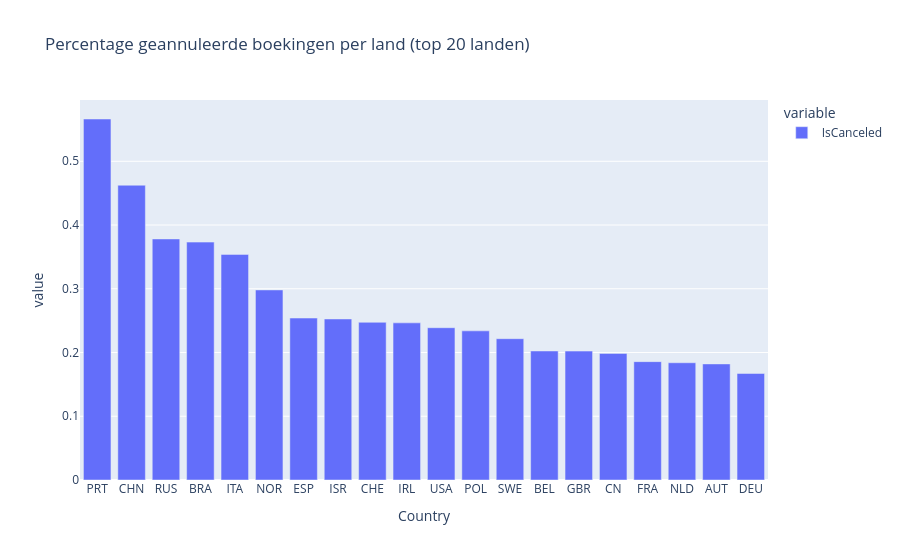

The code cell stored with this chart in its notebook:
### Markdown cell above
Het aantal boekingen per land toont vooral dat er veel Portugezen zijn. Om eerlijk te vergelijken kijken we naar het **percentage** annulaties per land.

### Code cell
cancel_rate_country = country_subset.groupby("Country")["IsCanceled"].mean().sort_values(ascending=False)
px.bar(cancel_rate_country, title="Percentage geannuleerde boekingen per land (top 20 landen)")

### Figure 1 — Plotly figure (JSON) as saved in the notebook; plotly's stock layout.template omitted (floating-point values rounded to 4 significant figures)
{"data": [{"hovertemplate": "variable=IsCanceled<br>Country=%{x}<br>value=%{y}<extra></extra>", "legendgroup": "IsCanceled", "marker": {"color": "#636efa", "pattern": {"shape": ""}}, "name": "IsCanceled", "orientation": "v", "showlegend": true, "textposition": "auto", "type": "bar", "x": ["PRT", "CHN", "RUS", "BRA", "ITA", "NOR", "ESP", "ISR", "CHE", "IRL", "USA", "POL", "SWE", "BEL", "GBR", "CN", "FRA", "NLD", "AUT", "DEU"], "xaxis": "x", "y": [0.5663, 0.4625, 0.3782, 0.3732, 0.354, 0.2982, 0.2541, 0.2526, 0.2474, 0.2465, 0.2389, 0.2339, 0.2217, 0.2024, 0.2022, 0.1986, 0.1857, 0.1839, 0.1821, 0.1671], "yaxis": "y"}], "layout": {"barmode": "relative", "legend": {"title": {"text": "variable"}, "tracegroupgap": 0}, "title": {"text": "Percentage geannuleerde boekingen per land (top 20 landen)"}, "xaxis": {"anchor": "y", "domain": [0.0, 1.0], "title": {"text": "Country"}}, "yaxis": {"anchor": "x", "domain": [0.0, 1.0], "title": {"text": "value"}}}}
